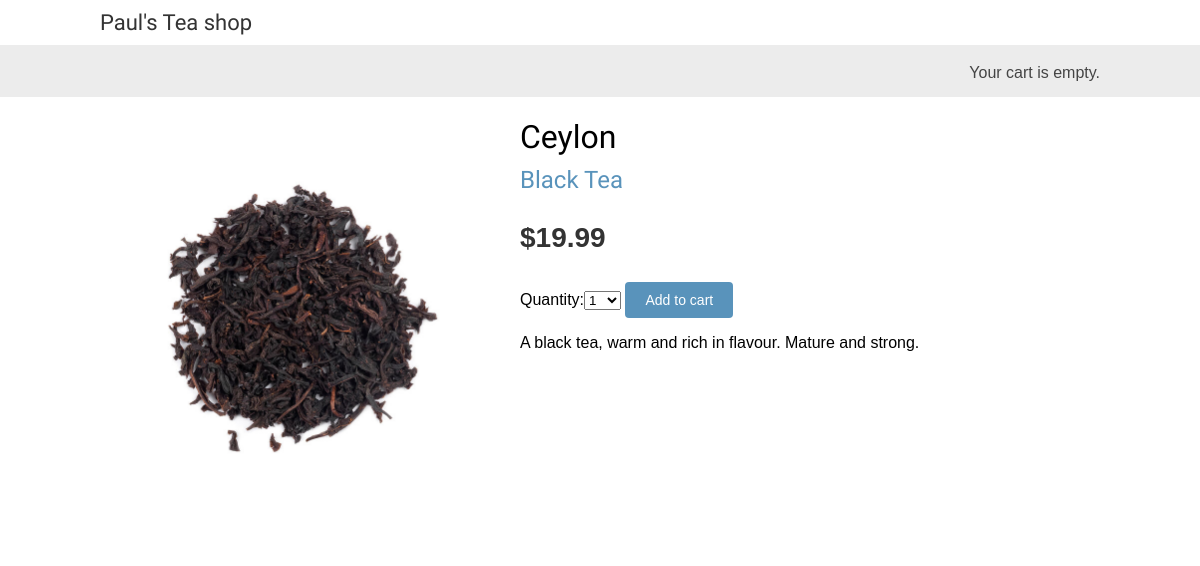
The page /13/ceylon/ on the database its author committed.
### shop/models.py (models this page shows, shortened)
class Product(models.Model):
    category = models.ForeignKey(Category,
                                 related_name='products',
                                 on_delete=models.CASCADE)      # Foriegn key to Category model, one category, many products
    name = models.CharField(max_length=200, db_index=True)      # The product name
    slug = models.SlugField(max_length=200, db_index=True)      # The slug for URL use
    image = models.ImageField(upload_to='products/%Y/%m/%d',
                              blank=True)                       # The product image storage
    description = models.TextField(blank=True)                  # The description of the product
    price = models.DecimalField(max_digits=10, decimal_places=2)# The price of the product is stored in a decimal field with two decimal places
    available = models.BooleanField(default=True)               # This boolean field enabled a product to be enabled or disabled in accordance with use
    created = models.DateTimeField(auto_now_add=True)           # Records when the product was created
    updated = models.DateTimeField(auto_now=True)               # Records when the product details were changed
    class Meta:
        ordering = ('name',)
        index_together = (('id', 'slug'),)

class Category(models.Model):
    name = models.CharField(max_length=200,
                            db_index=True)
    slug = models.SlugField(max_length=200,
                            unique=True)
    class Meta:
        ordering = ('name',)
        verbose_name = 'category'
        verbose_name_plural = 'categories'
    def __str__(self):
        return self.name
    def get_absolute_url(self):
        return reverse('shop:product_list_by_category',
                       args=[self.slug]) # This collects a url for category

### shop/views.py (the view)
# urls.py: path('<int:id>/<slug:slug>/', views.product_detail, name='product_detail'), # a primary key and slug lists a single product for detail purposes
def product_detail(request, id, slug):
    product = get_object_or_404(Product,
                                id=id,
                                slug=slug,
                                available=True) # This will get a single product, using both ID and Slug. It will work with primary key alone,
    cart_product_form = CartAddProductForm()
    r = Recommender()
    recommended_products = r.suggest_products_for([product], 4)
    return render(request,
                  'shop/product/detail.html',
                  {'product': product,
                   'cart_product_form': cart_product_form,
                   'recommended_products': recommended_products})

### cart/forms.py
class CartAddProductForm(forms.Form):
    quantity = forms.TypedChoiceField(
                                choices=PRODUCT_QUANTITY_CHOICES,
                                coerce=int)
    override = forms.BooleanField(required=False,
                                  initial=False,
                                  widget=forms.HiddenInput)

### cart/cart.py (called while the page is built)
    def __len__(self):
        return sum(item['quantity'] for item in self.cart.values())

### cart/context_processors.py (called while the page is built)
def cart(request):
    return {'cart': Cart(request)}

### shop/recommender.py (called while the page is built, shortened)
    def get_product_key(self, id):
        return f'product:{id}:purchased_with'

    def suggest_products_for(self, products, max_results=6):
        product_ids = [p.id for p in products]
        if len(products) == 1:
            suggestions = r.zrange(
                             self.get_product_key(product_ids[0]),
                             0, -1, desc=True)[:max_results]
        suggested_products_ids = [int(id) for id in suggestions]
        suggested_products = list(Product.objects.filter(id__in=suggested_products_ids))
        suggested_products.sort(key=lambda x: suggested_products_ids.index(x.id))
        return suggested_products

### shop/templates/shop/product/detail.html (shortened to what this page needs)
{% extends "shop/base.html" %}
{% load static %}
{% block content %}
  <div class="product-detail">
    <img src="{% if product.image %}{{ product.image.url }}{% else %}
    {% static "img/no_image.png" %}{% endif %}">
    <h1>{{ product.name }}</h1>
    <h2>
      <a href="{{ product.category.get_absolute_url }}">
        {{ product.category }}
      </a>
    </h2>
    <p class="price">${{ product.price }}</p>
    <form action="{% url "cart:cart_add" product.id %}" method="post">
      {{ cart_product_form }}
      <input type="submit" value="Add to cart">
    </form>
    {{ product.description|linebreaks }}
  </div>
{% endblock %}

### shop/static/css/base.css (style rules this page uses)
body { margin:0; padding:0; font-family:helvetica, sans-serif; }
h1, h2, h3, h4, h5 , h6 { font-family: 'Ubuntu', sans-serif; font-weight:normal; }
a { text-decoration:none; color:#5993bb; }
a.button, input[type="submit"] { color:#fff; background:#5993bb; border-radius:4px; padding:10px 20px; font-size:14px; border:0; }
.product-detail { text-align:justify; }
.product-detail .price { color:#333; font-size:28px; font-weight:bold; }
.product-detail img { width:40%; float:left; padding:0 20px 20px 0; }
.product-detail h1 { margin-bottom:0; }
.product-detail h2 { margin-top:10px; }

### rows shown on the page
Product: image (picture), name "Ceylon", category "Black Tea", price "19.99", description "A black tea, warm and rich in flavour. Mature and strong."
